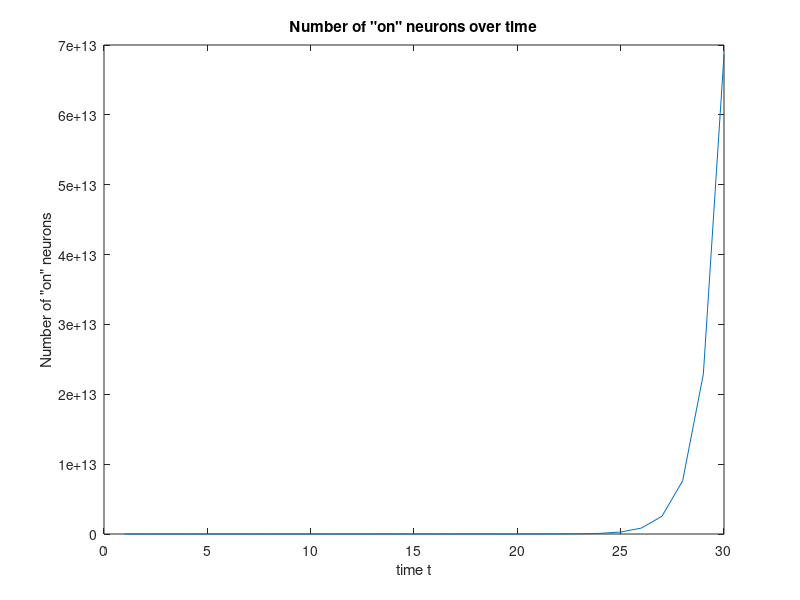

Here is the MATLAB script that generated this plot:
number_on = 1;
sum = 1;
for t=2:30
    number_on(t) = 3 * number_on(t - 1);
end

figure
% TODO: How to make the 0 index???
plot(number_on)
title('Number of "on" neurons over time')
xlabel('time t')
ylabel('Number of "on" neurons')